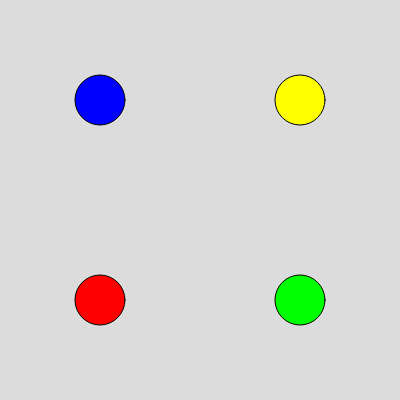
Frame 1 (no input)
Frame 60 (no input): identical to frame 1, image omitted
Frame 120 (the mouse pressed at the canvas centre since frame 60): identical to frame 1, image omitted

The p5.js sketch that drew this single still picture (run headless with seeded random() and noise() and a simulated clock; from frame 60 on, the mouse is pressed at the canvas centre):

// p5.js sketch
// ── sketch.js
function setup() {
    createCanvas(400, 400);
  }
  
  function draw() {
    background(220);
    fill('#0000FF') //azul
    circle(100,100,50)
    fill('#FF0000') //vermelho
    circle(100,300,50)

    fill('#00FF00') //verde
    circle(300,300,50)
    fill('#FFFF00') //amarelo
    circle(300,100,50)
  }
